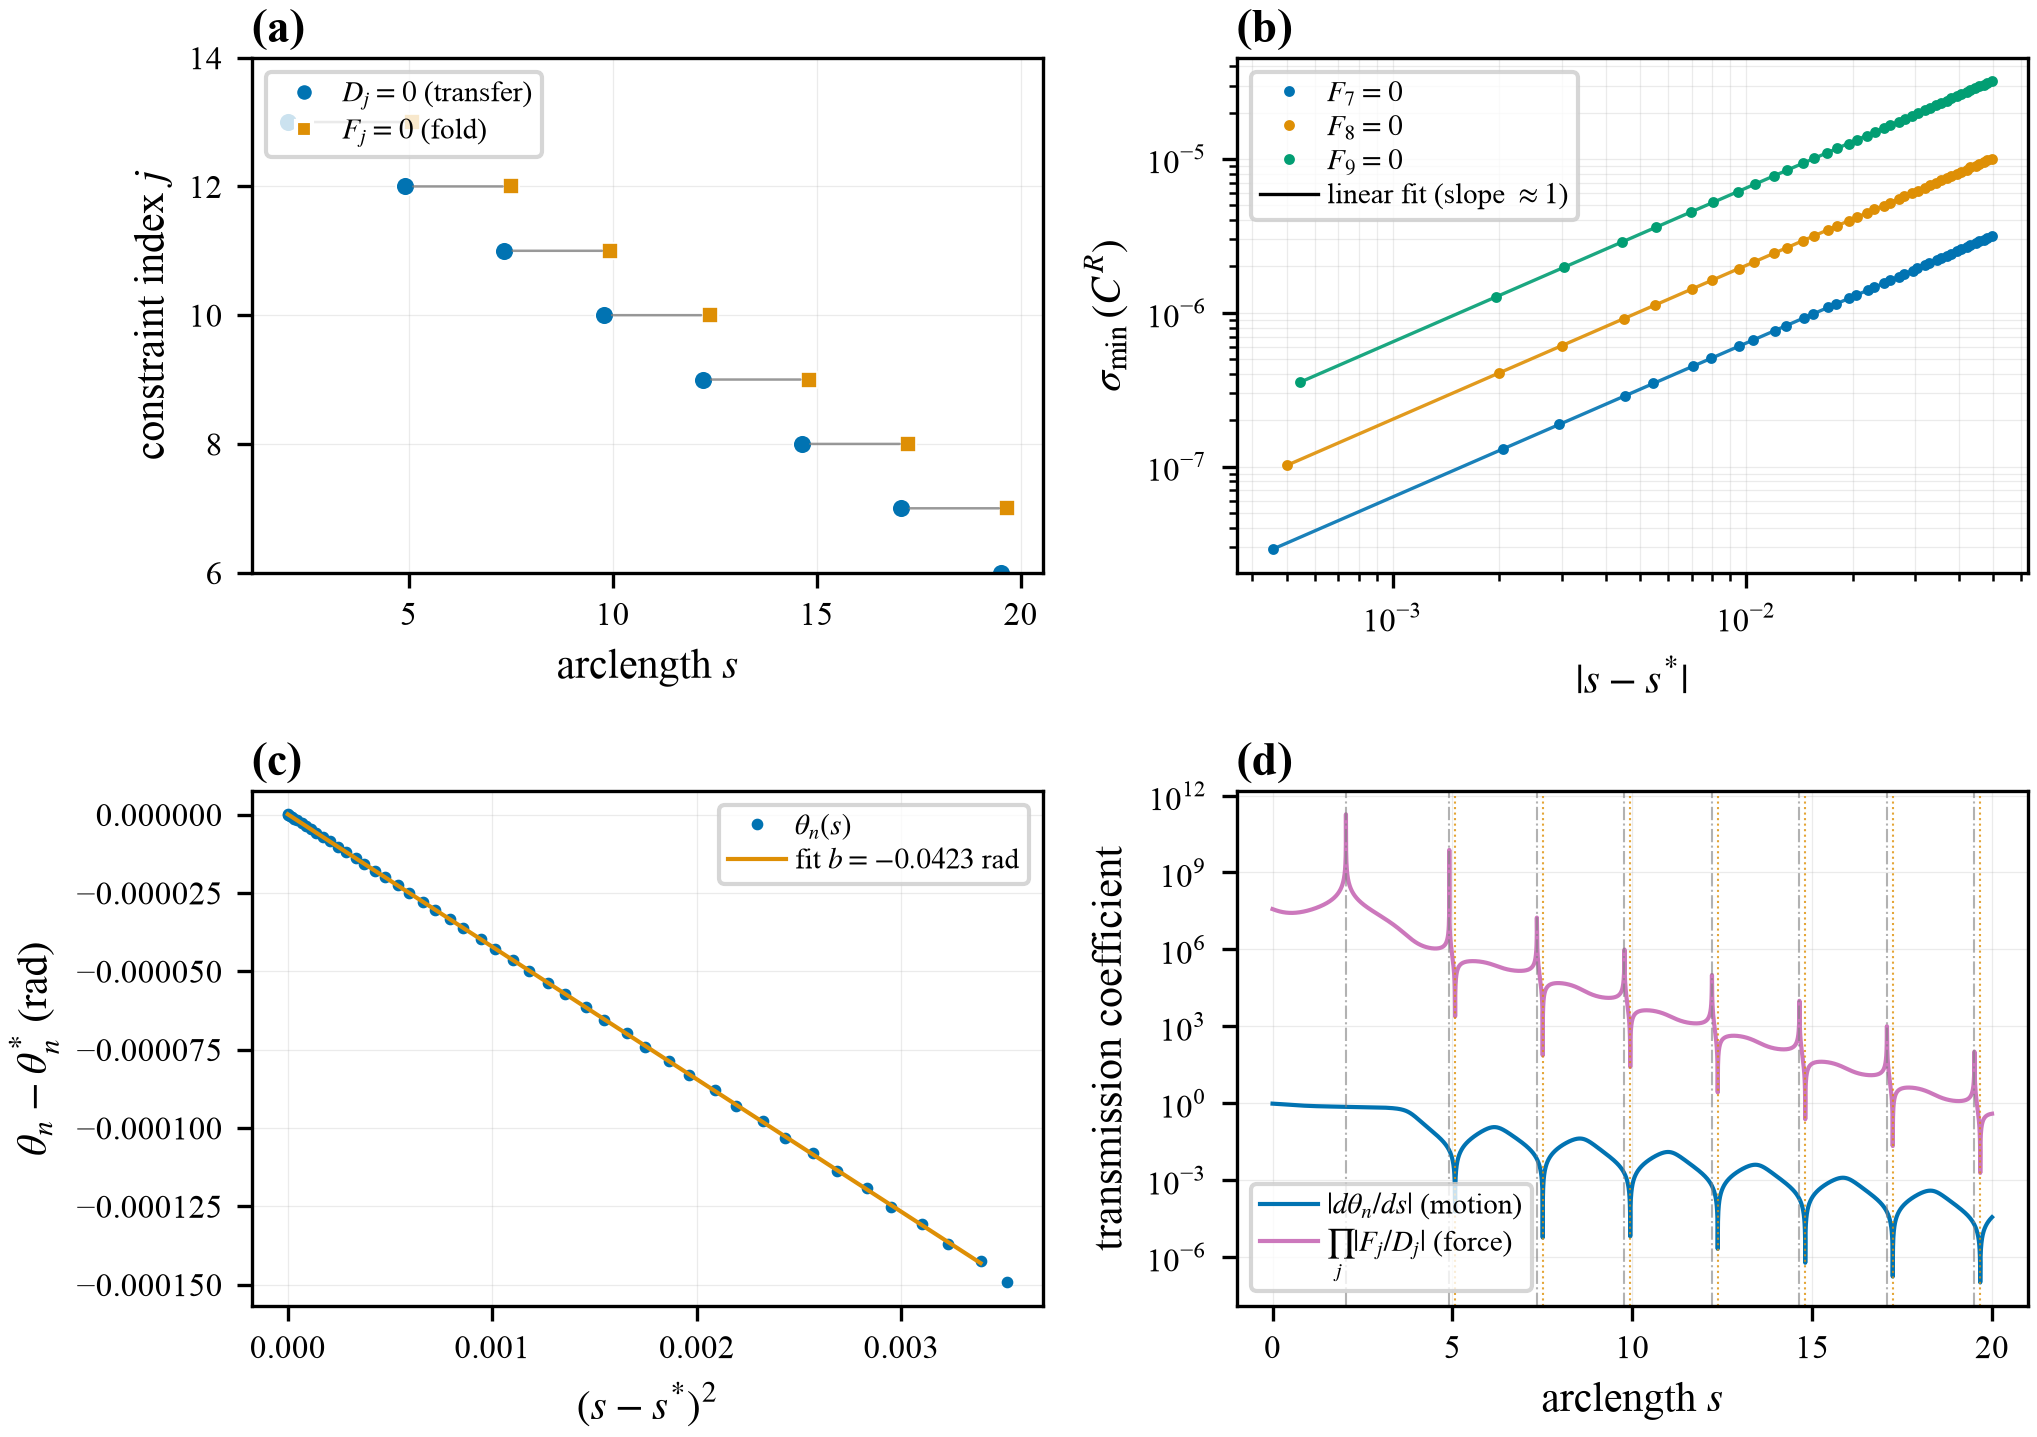

Recreate this plot in Python.
"""
figure_events.py
生成事件结构四面板图（fig:events，随 §5.4 The event staircase 排版）：
 (a) 事件阶梯图：D_j=0（传递事件）与 F_j=0（折叠事件）沿弧长的排列
 (b) 折叠正规形：sigma_min(C^R) 对数-对数标度（斜率 1）
 (c) theta_n 的二次极值（折叠正规形）
 (d) 运动权限 |dtheta_n/ds| 与内约束力放大 prod|F_j/D_j|
"""
import numpy as np
import matplotlib
matplotlib.use('Agg')
import matplotlib.pyplot as plt
from scipy.linalg import svd
from scipy.optimize import brentq
import io, contextlib

with contextlib.redirect_stdout(io.StringIO()):
    from theory_verification import RotorChain, run

plt.rcParams['font.family'] = 'serif'
plt.rcParams['font.serif'] = ['Times New Roman', 'DejaVu Serif']
plt.rcParams['mathtext.fontset'] = 'stix'
plt.rcParams['font.size'] = 9
plt.rcParams['axes.labelsize'] = 10
plt.rcParams['xtick.labelsize'] = 8
plt.rcParams['ytick.labelsize'] = 8
plt.rcParams['legend.fontsize'] = 7

COLORS = ['#0173B2', '#DE8F05', '#029E73', '#CC78BC']

N = 16; RHO = 1.0; THBAR = np.pi/2 - 0.3
chain = RotorChain(n=N, r=1.0, a=RHO, theta_bar=THBAR)
path = run(chain, ds=0.0025, s_max=20.0)
S = np.array([p[0] for p in path])
TH = np.array([p[1] for p in path])
TT = np.array([p[2] for p in path])


def th_of(s):
    return np.array([np.interp(s, S, TH[:, k]) for k in range(N)])


def Ff(s, j):
    return chain.A_j(th_of(s), j)


def Df(s, j):
    return chain.B_j(th_of(s), j)


# ---------- 事件定位 ----------
folds, transfers = {}, {}
for j in range(N-1):
    for lo, hi in zip(S[:-1], S[1:]):
        if Df(lo, j)*Df(hi, j) < 0:
            transfers[j] = brentq(lambda x: Df(x, j), lo, hi, xtol=1e-13)
            break
    for lo, hi in zip(S[:-1], S[1:]):
        if Ff(lo, j)*Ff(hi, j) < 0:
            folds[j] = brentq(lambda x: Ff(x, j), lo, hi, xtol=1e-13)
            break

fig, axes = plt.subplots(2, 2, figsize=(7.0, 5.0), dpi=300)

# ---------- (a) 事件阶梯 ----------
ax = axes[0, 0]
ax.set_title('(a)', loc='left', fontsize=11, fontweight='bold', pad=4)
for j, s in transfers.items():
    ax.plot(s, j, 'o', ms=4.5, mfc=COLORS[0], mec='white', mew=0.4)
for j, s in folds.items():
    ax.plot(s, j, 's', ms=4.0, mfc=COLORS[1], mec='white', mew=0.4)
for j, s in transfers.items():
    if j in folds:
        ax.annotate('', xy=(folds[j], j), xytext=(s, j),
                    arrowprops=dict(arrowstyle='-', lw=0.6,
                                    color='gray', alpha=0.8))
ax.plot([], [], 'o', ms=4.5, mfc=COLORS[0], mec='white', label=r'$D_j=0$ (transfer)')
ax.plot([], [], 's', ms=4.0, mfc=COLORS[1], mec='white', label=r'$F_j=0$ (fold)')
ax.set_xlabel(r'arclength $s$')
ax.set_ylabel(r'constraint index $j$')
ax.set_ylim(6, 14)
ax.legend(loc='upper left', handletextpad=0.3, borderpad=0.3, labelspacing=0.25)
ax.grid(alpha=0.25, lw=0.3)

# ---------- (b) 折叠正规形: sigma_min(C^R) ~ |s-s*| ----------
ax = axes[0, 1]
ax.set_title('(b)', loc='left', fontsize=11, fontweight='bold', pad=4)
for k, (j, s_star) in enumerate(list(folds.items())[:3]):
    win = np.abs(S - s_star) < 0.05
    ss = S[win] - s_star
    smin = np.array([svd(chain.C(t)[:, :-1], compute_uv=False)[-1]
                     for t in TH[win]])
    ok = np.abs(ss) > 1e-5
    ax.loglog(np.abs(ss[ok]), smin[ok], 'o', ms=1.6,
              color=COLORS[k], label=fr'$F_{{{j}}}=0$')
    p = np.polyfit(np.log(np.abs(ss[ok])), np.log(smin[ok]), 1)
    xg = np.linspace(np.abs(ss[ok]).min(), np.abs(ss[ok]).max(), 20)
    ax.loglog(xg, np.exp(p[1])*xg**p[0], '-', lw=0.8,
              color=COLORS[k], alpha=0.9)
ax.loglog([], [], 'k-', lw=0.8, label='linear fit (slope $\\approx 1$)')
ax.set_xlabel(r'$|s-s^{*}|$')
ax.set_ylabel(r'$\sigma_{\min}(C^{R})$')
ax.legend(loc='upper left', handletextpad=0.3, borderpad=0.3, labelspacing=0.25)
ax.grid(alpha=0.25, lw=0.3, which='both')

# ---------- (c) theta_n 的二次极值 ----------
ax = axes[1, 0]
ax.set_title('(c)', loc='left', fontsize=11, fontweight='bold', pad=4)
s_star = folds[13]
th_star = th_of(s_star)[-1]
win = np.abs(S - s_star) < 0.06
ss = S[win] - s_star
qn = TH[win][:, -1] - th_star
ax.plot(ss**2, qn, 'o', ms=1.8, color=COLORS[0], label=r'$\theta_n(s)$')
A = np.vstack([np.ones(win.sum()), ss**2]).T
coef, *_ = np.linalg.lstsq(A, qn, rcond=None)
xg = np.linspace(0, ss.max()**2, 50)
ax.plot(xg, coef[0] + coef[1]*xg, '-', lw=1.0, color=COLORS[1],
        label=fr'fit $b={coef[1]:.4f}$ rad')
ax.set_xlabel(r'$(s-s^{*})^{2}$')
ax.set_ylabel(r'$\theta_n-\theta_n^{*}$ (rad)')
ax.legend(loc='upper right', handletextpad=0.3, borderpad=0.3, labelspacing=0.25)
ax.grid(alpha=0.25, lw=0.3)

# ---------- (d) 运动权限 vs 力放大 ----------
ax = axes[1, 1]
ax.set_title('(d)', loc='left', fontsize=11, fontweight='bold', pad=4)
app = np.array([abs(t[-1]) for t in TT])
Fv = np.array([[chain.A_j(t, j) for j in range(N-1)] for t in TH])
Dv = np.array([[chain.B_j(t, j) for j in range(N-1)] for t in TH])
ampl = np.prod(np.abs(Fv/Dv), axis=1)
ax.semilogy(S, np.clip(app, 1e-7, None), '-', lw=1.0, color=COLORS[0],
            label=r'$|d\theta_n/ds|$ (motion)')
ax.semilogy(S, np.clip(ampl, None, 1e12), '-', lw=1.0, color=COLORS[3],
            label=r'$\prod_j|F_j/D_j|$ (force)')
for j, s in folds.items():
    if s < 20:
        ax.axvline(s, color=COLORS[1], lw=0.5, ls=':', alpha=0.8)
for j, s in transfers.items():
    ax.axvline(s, color='gray', lw=0.5, ls='-.', alpha=0.6)
ax.set_xlabel(r'arclength $s$')
ax.set_ylabel(r'transmission coefficient')
ax.legend(loc='lower left', handletextpad=0.3, borderpad=0.3, labelspacing=0.25)
ax.grid(alpha=0.25, lw=0.3, which='both')

plt.tight_layout()
plt.savefig('figure4_events.png', dpi=300, bbox_inches='tight', pad_inches=0.03)
plt.close(fig)
print("Saved: figure4_events.png")
print("folds:", {k: round(v, 5) for k, v in folds.items()})
print("transfers:", {k: round(v, 5) for k, v in transfers.items()})
